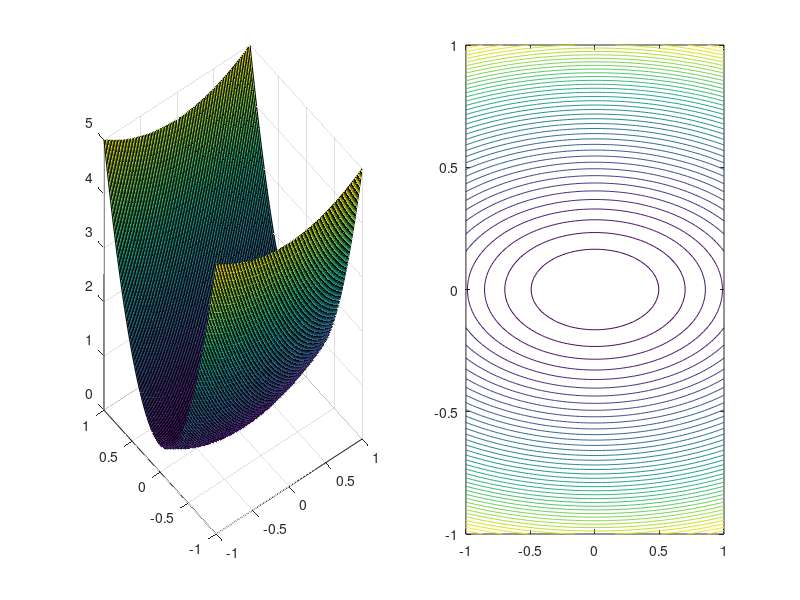

Reproduce this figure in MATLAB. (Note: this script raises an error after producing the figure.)
% ricerca del minimo di f quadratica
clear all
close all
clc
format short e

f = @(x1,x2) 1/2*x1.^2+9/2*x2.^2;
x=linspace(-1,1);
y=linspace(-1,1);
[X,Y] = meshgrid(x,y);
subplot(1,2,1)
surf(X,Y,f(X,Y))
subplot(1,2,2)
contour(X,Y,f(X,Y),40) % fa vedere le curve di livello di f sugli assi X e Y

A = [1 0; 0 9];
b = [0;0];
kmax=100;
tol = 1.0e-06;
x0=[9;1];
[x,k]=gradiente(A,b,x0,kmax,tol);

%% esercizio fine slide
% ricerca del minimo di f quadratica
clear all
close all
clc
format short e

f = @(x1,x2) x1.^2-x1.*x2+3*x2.^2-2*x1+x2;
x=linspace(-1,2);
y=linspace(-1,1);
[X,Y] = meshgrid(x,y);
subplot(1,2,1)
surf(X,Y,f(X,Y))
subplot(1,2,2)
contour(X,Y,f(X,Y),40) % fa vedere le curve di livello di f sugli assi X e Y

A = [2 -1; -1 6];
b = [2; -1];
kmax=100;
tol = 1.0e-06;
x0=[0;0];
[x,k]=gradiente(A,b,x0,kmax,tol);
hold on
plot(x(1),x(2),'or','linewidth',2)

% newton per Rn
Gf = @(x) [2*x(1)-x(2)-2; -x(1)+6*x(2)+1];
Hf = @(x) [2 -1; -1 6];
[xN, kN] = newton_minunc_Rn(Gf,Hf,x0,kmax,tol)
subplot(1,2,2)
hold on
plot(xN(1),xN(2),'*g','linewidth',2)

%% 
clear all
clc
close all
f = @(x1,x2) x1.^4-3*x1.*x2+(x2+2).^2;
x=linspace(-4,2);
y=linspace(-8,0);
[X,Y]=meshgrid(x,y);
contour(X,Y,f(X,Y))

Gf = @(x) [4*x(1).^3-3*x(2); -3*x(1)+2*(x(2)+2)];
Hf = @(x) [12*x(1).^2 -3; -3 2];
x0 = [1;0];
kmax=100;
tol=1.0e-07;
[xN, kN] = newton_minunc_Rn(Gf,Hf,x0,kmax,tol)
hold on
plot(xN(1),xN(2),'sb','linewidth',2)